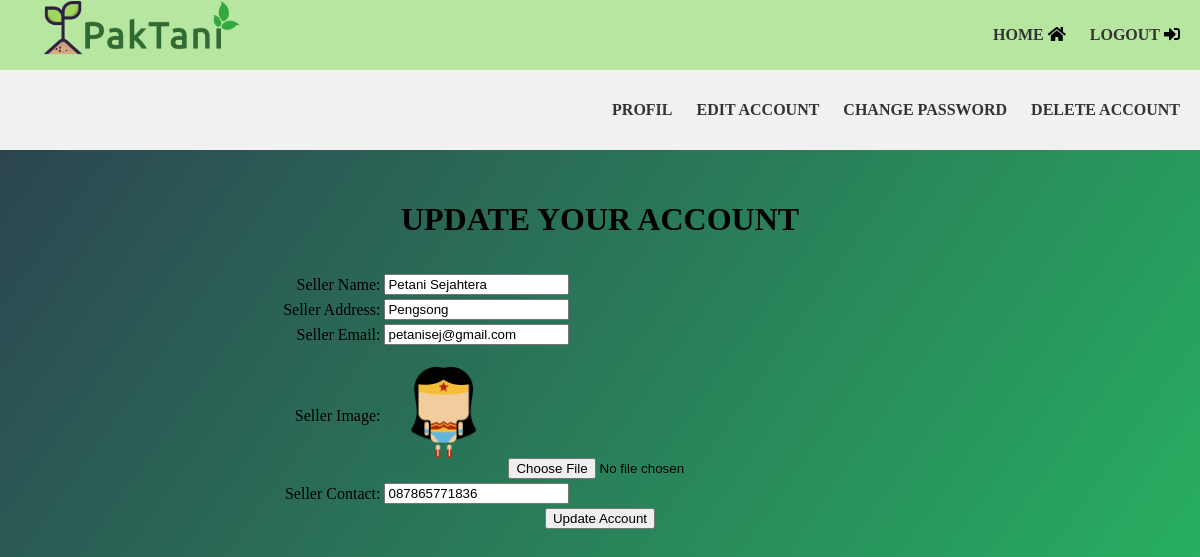
Page /VIEW/USER/PETANI/edit_account.php (signed in) on the committed database.
### tables this page shows
CREATE TABLE `petani` (
  `id_petani` int(11) NOT NULL,
  `nama` varchar(255) NOT NULL,
  `password` varchar(255) NOT NULL,
  `alamat` varchar(255) NOT NULL,
  `no_hp` varchar(255) NOT NULL,
  `email` varchar(255) NOT NULL,
  `gambar` varchar(255) NOT NULL,
  `id_admin` int(11) NOT NULL
);

### CONTROLLER/action_petani.php (called while the page is built, shortened)
<?php
$conn = mysqli_connect("localhost", "root", "", "petanidb");
function thisquery($query)
{
    global $conn;
    $result = mysqli_query($conn, $query);
    $rows  = [];
    while ($row = mysqli_fetch_assoc($result)) {
        $rows[] = $row;
    }
    return $rows;
}

### VIEW/USER/PETANI/edit_account.php (the view, shortened to what this page needs)
<?php
include '../../../CONTROLLER/action_petani.php';
$id = $_SESSION['id'];
$data = thisquery("SELECT * FROM petani WHERE id_petani = $id")[0];
?>
<!DOCTYPE html>
<html>
<head>
	<link rel="stylesheet" href="../../CSS/main.css">
	<link rel="stylesheet" href="https://use.fontawesome.com/releases/v5.8.2/css/all.css">
</head>
<body>
	<div class="subnavbar">
		<div class="logo">
		</div>
		<div class="menu">
			<a href="indexpetani.php">Home</a>
			<i class="fas fa-home"></i>
			<a href="../../../CONTROLLER/logout.php">Logout</a>
			<i class="fas fa-sign-in-alt"></i>
		</div>
	</div>
	<div class="navbar">
		<div class="menu">
			<a href="profile.php">Profil</a>
			<a href="edit_account.php">Edit Account</a>
			<a href="change_pass.php">Change Password</a>
			<a href="delete_account.php">Delete Account</a>
		</div>
	</div>
	<div class="tubuh">
		<br>
		<form action="" method="post" enctype="multipart/form-data">
			<table align="center" width="750">
				<tr align="center">
					<td colspan="6">
						<h2>Update your Account</h2>
					</td>
				</tr>
				<tr>
					<td align="right">Seller Name:</td>
					<td><input type="text" name="nama" id="nama" required value="<?php echo $data["nama"] ?>"></td>
				</tr>
				<tr>
					<td align="right">Seller Address:</td>
					<td><input type="text" name="alamat" id="alamat" required value="<?php echo $data["alamat"] ?>"></td>
				</tr>
				<tr>
					<td align="right">Seller Email:</td>
					<td><input type="text" name="email" id="email" required value="<?php echo $data["email"] ?>"></td>
				</tr>
				<tr>
					<td><input type="hidden" name="password" id="password" required value="<?php echo $data["password"] ?>"></td>
				</tr>
				<tr>
					<td align="right">Seller Image:</td>
					<td>
						<img src="../../IMAGE/images_petani/<?php echo $data["gambar"] ?>" alt="" width="120">
						<input type="file" name="gambar" id="gambar">
					</td>
				</tr>
				<tr>
					<td align="right">Seller Contact:</td>
					<td><input type="text" name="no_hp" id="no_hp" required value="<?php echo $data["no_hp"] ?>"></td>
				</tr>
				<tr align=" center">
					<td colspan="6"><input type="submit" name="submit" value="Update Account" /></td>
				</tr>
			</table>
		</form>
	</div>
</body>
</html>

### VIEW/CSS/main.css (style rules this page uses)
body { margin: 0; padding: 0; font-family: "montserrat"; background-image: linear-gradient(125deg, #2c3e50, #27ae60, #2980b9, #e74c3c, #8e44ad); background-size: 400% 400%; animation: bganimation 15s infinite; }
h2 { color: BLACK; text-align: center; font-family: "montserrat"; text-transform: uppercase; margin: 30px 0; font-size: 32px; }
.subnavbar { position: relative; height: 70px; overflow: hidden; top: 0; display: flex; align-items: center; background: #b7e6a1; width: 100%; }
.navbar { position: relative; height: 80px; overflow: hidden; top: 0; display: flex; align-items: center; background: #f1f1f1; width: 100%; }
.logo { background: url(../IMAGE/logo.png) no-repeat 50% 50%; background-size: contain; width: 220px; height: 200px; float: left; margin-left: 20px; }
.menu { position: absolute; right: 20px; }
.menu a { color: #333; text-decoration: none; font-weight: 700; margin-left: 20px; transition: color 0.3s; text-transform: uppercase; }

### VIEW/USER/PETANI/edit_account.php (style rules this page uses)
.tubuh { width: 100%; height: 400px; }

### rows in the picture
petani: nama "Petani Sejahtera", alamat "Pengsong", email "petanisej@gmail.com", gambar (picture), no_hp "087865771836"
